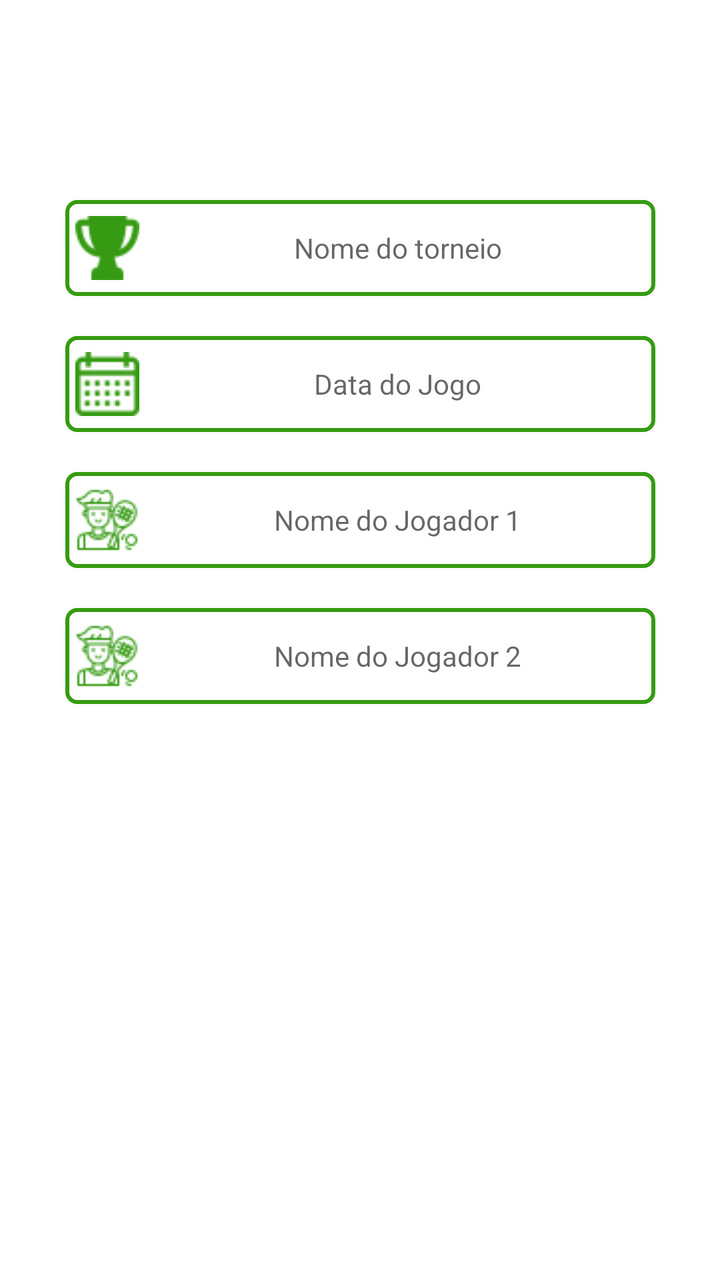
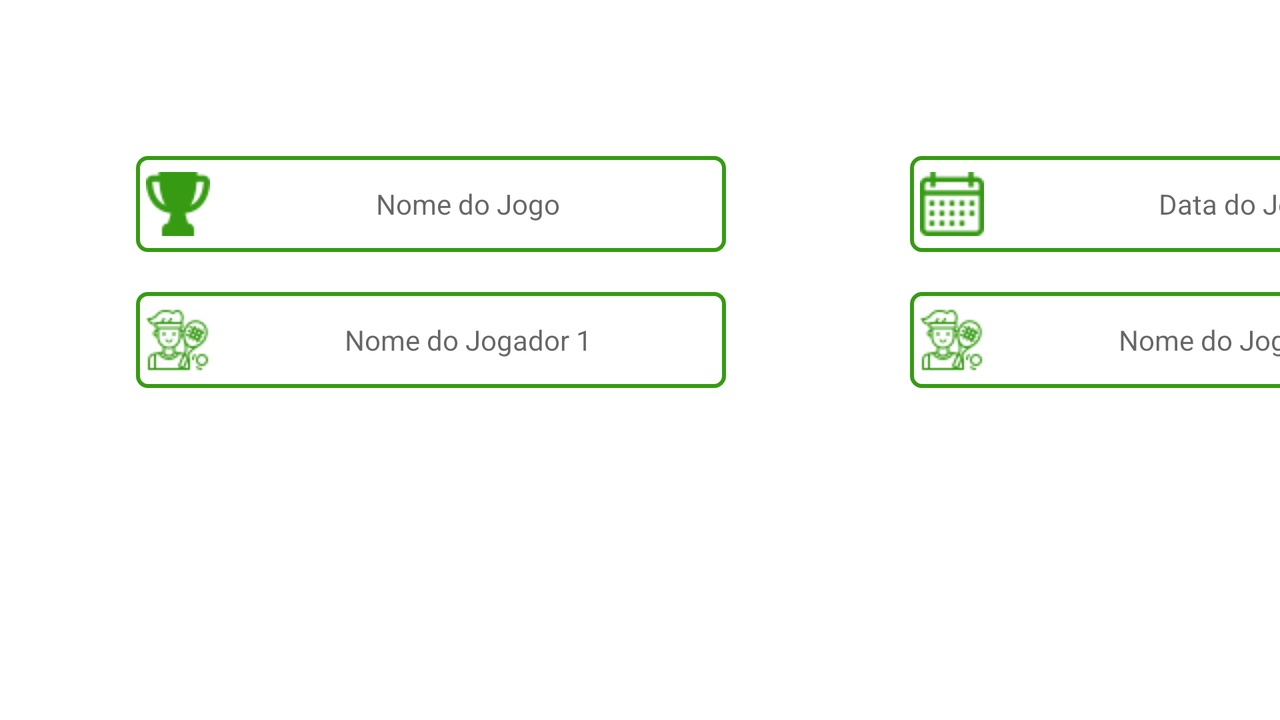

The same Android screen from two of the app's own layout files: first res/layout/ as a phone draws it, then the repository's variant for another configuration, drawn on a device whose configuration selects that folder. Both files follow.
<!-- AndroidManifest.xml: application theme Theme.TenisScore -->
<!-- res/layout/form_edit.xml -->
<?xml version="1.0" encoding="utf-8"?>
<androidx.constraintlayout.widget.ConstraintLayout xmlns:android="http://schemas.android.com/apk/res/android"
    xmlns:app="http://schemas.android.com/apk/res-auto"
    xmlns:tools="http://schemas.android.com/tools"
    android:layout_width="match_parent"
    android:layout_height="match_parent">

    <ImageView
        android:id="@+id/imageView3"
        android:layout_width="64dp"
        android:layout_height="64dp"
        android:layout_marginTop="16dp"
        app:layout_constraintEnd_toEndOf="parent"
        app:layout_constraintHorizontal_bias="0.498"
        app:layout_constraintStart_toStartOf="parent"
        app:layout_constraintTop_toTopOf="parent"
        app:srcCompat="@drawable/squash_rackets" />

    <EditText
        android:id="@+id/tourDateEdit"
        android:layout_width="295dp"
        android:layout_height="48dp"
        android:layout_marginTop="20dp"
        android:background="@drawable/custom_edit_text"
        android:clickable="false"
        android:cursorVisible="false"
        android:drawableStart="@drawable/calendar"
        android:focusable="false"
        android:focusableInTouchMode="false"
        android:hint="Data do Jogo"
        android:minHeight="48dp"
        android:textAlignment="center"
        android:textSize="14sp"
        app:layout_constraintEnd_toEndOf="parent"
        app:layout_constraintStart_toStartOf="parent"
        app:layout_constraintTop_toBottomOf="@+id/tourNameEdit"></EditText>

    <EditText
        android:id="@+id/tourNameEdit"
        android:layout_width="295dp"
        android:layout_height="48dp"
        android:layout_marginTop="20dp"
        android:background="@drawable/custom_edit_text"
        android:drawableStart="@drawable/trophy"
        android:hint="Nome do torneio"
        android:minHeight="48dp"
        android:textAlignment="center"
        android:textSize="14sp"
        app:layout_constraintEnd_toEndOf="parent"
        app:layout_constraintStart_toStartOf="parent"
        app:layout_constraintTop_toBottomOf="@+id/imageView3"></EditText>

    <EditText
        android:id="@+id/playerName1Edit"
        android:layout_width="295dp"
        android:layout_height="48dp"
        android:layout_marginTop="20dp"
        android:background="@drawable/custom_edit_text"
        android:drawableStart="@drawable/tennis"
        android:hint="Nome do Jogador 1"
        android:minHeight="48dp"
        android:textAlignment="center"
        android:textSize="14sp"
        app:layout_constraintEnd_toEndOf="parent"
        app:layout_constraintStart_toStartOf="parent"
        app:layout_constraintTop_toBottomOf="@+id/tourDateEdit"></EditText>

    <EditText
        android:id="@+id/playerName2Edit"
        android:layout_width="295dp"
        android:layout_height="48dp"
        android:layout_marginTop="20dp"
        android:background="@drawable/custom_edit_text"
        android:drawableStart="@drawable/tennis"
        android:hint="Nome do Jogador 2"
        android:minHeight="48dp"
        android:textAlignment="center"
        android:textSize="14sp"
        app:layout_constraintEnd_toEndOf="parent"
        app:layout_constraintStart_toStartOf="parent"
        app:layout_constraintTop_toBottomOf="@+id/playerName1Edit"></EditText>
</androidx.constraintlayout.widget.ConstraintLayout>
<!-- resources referenced by this layout -->
<resources>
  <!-- drawable calendar: png bitmap (drawable, 1168 bytes) -->
  <!-- drawable custom_edit_text (drawable) -->
  <?xml version="1.0" encoding="utf-8"?>
  <selector xmlns:android="http://schemas.android.com/apk/res/android">
  
      <item android:state_enabled="true" android:state_focused="true">
          <shape android:shape="rectangle">
              <solid android:color="@android:color/white" />
              <padding android:left="5dp"></padding>
              <corners android:radius="5dp" />
              <stroke android:width="2dp" android:color="@color/green" />
          </shape>
      </item>
  
      <item android:state_enabled="true">
          <shape android:shape="rectangle">
              <solid android:color="@android:color/white" />
              <padding android:left="5dp"></padding>
              <corners android:radius="5dp" />
              <stroke android:width="2dp" android:color="@color/green" />
          </shape>
      </item>
  </selector>
  <!-- drawable tennis: png bitmap (drawable, 3997 bytes) -->
  <!-- drawable trophy: png bitmap (drawable, 2162 bytes) -->
  <style name="Theme.TenisScore" parent="Theme.MaterialComponents.DayNight.DarkActionBar">
          
          <item name="colorPrimary">@color/green</item>
          <item name="colorPrimaryVariant">@color/purple_700</item>
          <item name="colorOnPrimary">@color/white</item>
          
          <item name="colorSecondary">@color/teal_200</item>
          <item name="colorSecondaryVariant">@color/teal_700</item>
          <item name="colorOnSecondary">@color/black</item>
          
          <item name="android:statusBarColor">?attr/colorPrimaryVariant</item>
          
      </style>
  <color name="green">#369B13</color>
  <color name="purple_700">#FF3700B3</color>
  <color name="white">#FFFFFFFF</color>
  <color name="teal_200">#FF03DAC5</color>
  <color name="teal_700">#FF018786</color>
  <color name="black">#FF000000</color>
</resources>
<!-- res/layout-land/form_edit.xml (the repository's variant of the layout above) -->
<!-- drawn on the phone turned sideways -->
<?xml version="1.0" encoding="utf-8"?>
<androidx.constraintlayout.widget.ConstraintLayout xmlns:android="http://schemas.android.com/apk/res/android"
    xmlns:app="http://schemas.android.com/apk/res-auto"
    xmlns:tools="http://schemas.android.com/tools"
    android:layout_width="match_parent"
    android:layout_height="match_parent">

    <ImageView
        android:id="@+id/imageView3"
        android:layout_width="42dp"
        android:layout_height="42dp"
        android:layout_marginTop="16dp"
        app:layout_constraintEnd_toEndOf="parent"
        app:layout_constraintHorizontal_bias="0.498"
        app:layout_constraintStart_toStartOf="parent"
        app:layout_constraintTop_toTopOf="parent"
        app:srcCompat="@drawable/squash_rackets" />

    <EditText
        android:id="@+id/tourDateEdit"
        android:layout_width="295dp"
        android:layout_height="48dp"
        android:layout_marginStart="92dp"
        android:background="@drawable/custom_edit_text"
        android:clickable="false"
        android:cursorVisible="false"
        android:drawableStart="@drawable/calendar"
        android:focusable="false"
        android:focusableInTouchMode="false"
        android:hint="Data do Jogo"
        android:minHeight="48dp"
        android:textAlignment="center"
        android:textSize="14sp"
        app:layout_constraintStart_toEndOf="@+id/tourNameEdit"
        app:layout_constraintTop_toTopOf="@+id/tourNameEdit"></EditText>

    <EditText
        android:id="@+id/tourNameEdit"
        android:layout_width="295dp"
        android:layout_height="48dp"
        android:layout_marginStart="68dp"
        android:layout_marginTop="20dp"
        android:background="@drawable/custom_edit_text"
        android:drawableStart="@drawable/trophy"
        android:hint="Nome do Jogo"
        android:minHeight="48dp"
        android:textAlignment="center"
        android:textSize="14sp"
        app:layout_constraintStart_toStartOf="parent"
        app:layout_constraintTop_toBottomOf="@+id/imageView3"></EditText>

    <EditText
        android:id="@+id/playerName1Edit"
        android:layout_width="295dp"
        android:layout_height="48dp"
        android:layout_marginTop="20dp"
        android:background="@drawable/custom_edit_text"
        android:drawableStart="@drawable/tennis"
        android:hint="Nome do Jogador 1"
        android:minHeight="48dp"
        android:textAlignment="center"
        android:textSize="14sp"
        app:layout_constraintStart_toStartOf="@+id/tourNameEdit"
        app:layout_constraintTop_toBottomOf="@+id/tourNameEdit"></EditText>

    <EditText
        android:id="@+id/playerName2Edit"
        android:layout_width="295dp"
        android:layout_height="48dp"
        android:background="@drawable/custom_edit_text"
        android:drawableStart="@drawable/tennis"
        android:hint="Nome do Jogador 2"
        android:minHeight="48dp"
        android:textAlignment="center"
        android:textSize="14sp"
        app:layout_constraintStart_toStartOf="@+id/tourDateEdit"
        app:layout_constraintTop_toTopOf="@+id/playerName1Edit"></EditText>
</androidx.constraintlayout.widget.ConstraintLayout>
